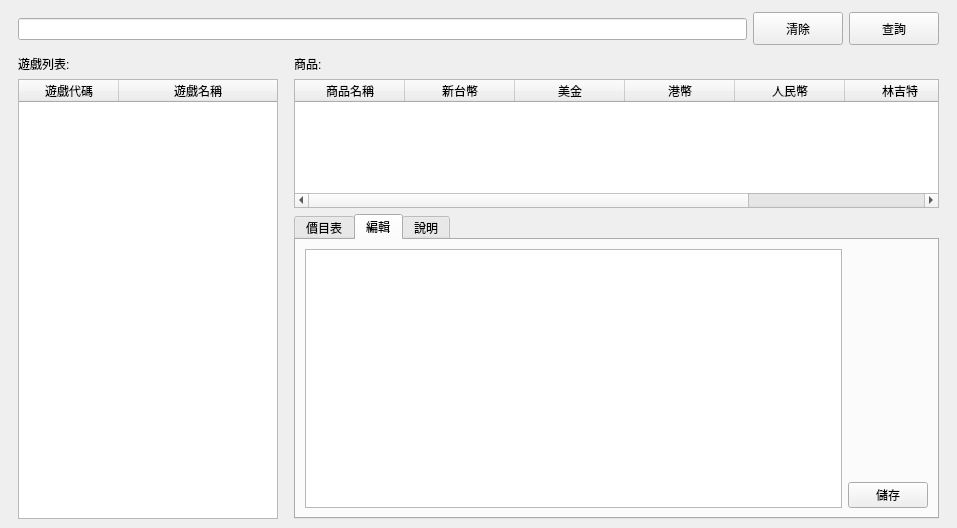
<?xml version="1.0" encoding="UTF-8"?>
<ui version="4.0">
 <class>LayerCostTable</class>
 <widget class="QWidget" name="LayerCostTable">
  <property name="geometry">
   <rect>
    <x>0</x>
    <y>0</y>
    <width>957</width>
    <height>528</height>
   </rect>
  </property>
  <property name="windowTitle">
   <string>Form</string>
  </property>
  <layout class="QGridLayout" name="gridLayout">
   <property name="leftMargin">
    <number>0</number>
   </property>
   <property name="topMargin">
    <number>0</number>
   </property>
   <property name="rightMargin">
    <number>0</number>
   </property>
   <property name="bottomMargin">
    <number>0</number>
   </property>
   <property name="spacing">
    <number>0</number>
   </property>
   <item row="0" column="0">
    <widget class="QWidget" name="wBg" native="true">
     <layout class="QVBoxLayout" name="verticalLayout">
      <item>
       <widget class="QWidget" name="widget" native="true">
        <property name="minimumSize">
         <size>
          <width>0</width>
          <height>40</height>
         </size>
        </property>
        <property name="maximumSize">
         <size>
          <width>16777215</width>
          <height>60</height>
         </size>
        </property>
        <property name="styleSheet">
         <string notr="true"/>
        </property>
        <layout class="QHBoxLayout" name="horizontalLayout">
         <property name="topMargin">
          <number>0</number>
         </property>
         <property name="bottomMargin">
          <number>0</number>
         </property>
         <item>
          <widget class="QLineEdit" name="txSearch">
           <property name="maximumSize">
            <size>
             <width>16777215</width>
             <height>16777215</height>
            </size>
           </property>
           <property name="styleSheet">
            <string notr="true">font: 18px &quot;Microsoft JhengHei UI&quot;;</string>
           </property>
          </widget>
         </item>
         <item>
          <widget class="QPushButton" name="btnClear">
           <property name="minimumSize">
            <size>
             <width>90</width>
             <height>33</height>
            </size>
           </property>
           <property name="text">
            <string>清除</string>
           </property>
          </widget>
         </item>
         <item>
          <widget class="QPushButton" name="btnSearch">
           <property name="minimumSize">
            <size>
             <width>90</width>
             <height>33</height>
            </size>
           </property>
           <property name="text">
            <string>查詢</string>
           </property>
          </widget>
         </item>
        </layout>
       </widget>
      </item>
      <item>
       <widget class="QWidget" name="wBody" native="true">
        <property name="sizePolicy">
         <sizepolicy hsizetype="Preferred" vsizetype="Expanding">
          <horstretch>0</horstretch>
          <verstretch>0</verstretch>
         </sizepolicy>
        </property>
        <layout class="QGridLayout" name="gridLayout_3" rowstretch="1,0,0" columnstretch="1,1">
         <property name="leftMargin">
          <number>0</number>
         </property>
         <property name="topMargin">
          <number>0</number>
         </property>
         <property name="rightMargin">
          <number>0</number>
         </property>
         <property name="bottomMargin">
          <number>0</number>
         </property>
         <property name="spacing">
          <number>0</number>
         </property>
         <item row="0" column="0" rowspan="3" colspan="2">
          <widget class="QWidget" name="widget_4" native="true">
           <property name="minimumSize">
            <size>
             <width>200</width>
             <height>200</height>
            </size>
           </property>
           <layout class="QGridLayout" name="gridLayout_4" rowstretch="1,2" columnstretch="1,2">
            <property name="topMargin">
             <number>0</number>
            </property>
            <property name="bottomMargin">
             <number>0</number>
            </property>
            <item row="0" column="0" rowspan="2">
             <widget class="QWidget" name="widget_2" native="true">
              <property name="minimumSize">
               <size>
                <width>260</width>
                <height>100</height>
               </size>
              </property>
              <property name="maximumSize">
               <size>
                <width>270</width>
                <height>16777215</height>
               </size>
              </property>
              <layout class="QVBoxLayout" name="verticalLayout_2">
               <property name="leftMargin">
                <number>0</number>
               </property>
               <property name="topMargin">
                <number>0</number>
               </property>
               <property name="rightMargin">
                <number>0</number>
               </property>
               <property name="bottomMargin">
                <number>0</number>
               </property>
               <item>
                <widget class="QLabel" name="label_4">
                 <property name="text">
                  <string>遊戲列表:</string>
                 </property>
                </widget>
               </item>
               <item>
                <widget class="QTableWidget" name="tbGame">
                 <property name="maximumSize">
                  <size>
                   <width>260</width>
                   <height>16777215</height>
                  </size>
                 </property>
                 <property name="editTriggers">
                  <set>QAbstractItemView::NoEditTriggers</set>
                 </property>
                 <property name="selectionBehavior">
                  <enum>QAbstractItemView::SelectRows</enum>
                 </property>
                 <attribute name="horizontalHeaderStretchLastSection">
                  <bool>true</bool>
                 </attribute>
                 <attribute name="verticalHeaderVisible">
                  <bool>false</bool>
                 </attribute>
                 <column>
                  <property name="text">
                   <string>遊戲代碼</string>
                  </property>
                 </column>
                 <column>
                  <property name="text">
                   <string>遊戲名稱</string>
                  </property>
                 </column>
                </widget>
               </item>
              </layout>
             </widget>
            </item>
            <item row="1" column="1">
             <widget class="QWidget" name="widget_5" native="true">
              <property name="minimumSize">
               <size>
                <width>200</width>
                <height>200</height>
               </size>
              </property>
              <layout class="QGridLayout" name="gridLayout_5" columnstretch="1">
               <property name="leftMargin">
                <number>0</number>
               </property>
               <property name="topMargin">
                <number>0</number>
               </property>
               <property name="rightMargin">
                <number>0</number>
               </property>
               <property name="bottomMargin">
                <number>0</number>
               </property>
               <item row="0" column="0" rowspan="2">
                <widget class="QTabWidget" name="tabWidget">
                 <property name="currentIndex">
                  <number>1</number>
                 </property>
                 <widget class="QWidget" name="page0">
                  <attribute name="title">
                   <string>價目表</string>
                  </attribute>
                  <layout class="QGridLayout" name="gridLayout_8">
                   <item row="1" column="1">
                    <widget class="QPushButton" name="btnCopy">
                     <property name="minimumSize">
                      <size>
                       <width>100</width>
                       <height>33</height>
                      </size>
                     </property>
                     <property name="maximumSize">
                      <size>
                       <width>100</width>
                       <height>33</height>
                      </size>
                     </property>
                     <property name="text">
                      <string>複製文字</string>
                     </property>
                    </widget>
                   </item>
                   <item row="0" column="1">
                    <spacer name="verticalSpacer_2">
                     <property name="orientation">
                      <enum>Qt::Vertical</enum>
                     </property>
                     <property name="sizeHint" stdset="0">
                      <size>
                       <width>20</width>
                       <height>40</height>
                      </size>
                     </property>
                    </spacer>
                   </item>
                   <item row="0" column="0" rowspan="2">
                    <widget class="QPlainTextEdit" name="txt"/>
                   </item>
                  </layout>
                 </widget>
                 <widget class="QWidget" name="page1">
                  <attribute name="title">
                   <string>編輯</string>
                  </attribute>
                  <layout class="QGridLayout" name="gridLayout_6">
                   <item row="1" column="1">
                    <widget class="QPushButton" name="btnSaveText">
                     <property name="text">
                      <string>儲存</string>
                     </property>
                    </widget>
                   </item>
                   <item row="0" column="1">
                    <spacer name="verticalSpacer">
                     <property name="orientation">
                      <enum>Qt::Vertical</enum>
                     </property>
                     <property name="sizeHint" stdset="0">
                      <size>
                       <width>20</width>
                       <height>40</height>
                      </size>
                     </property>
                    </spacer>
                   </item>
                   <item row="0" column="0" rowspan="2">
                    <widget class="QTextEdit" name="txEdit">
                     <property name="placeholderText">
                      <string/>
                     </property>
                    </widget>
                   </item>
                  </layout>
                 </widget>
                 <widget class="QWidget" name="page2">
                  <attribute name="title">
                   <string>說明</string>
                  </attribute>
                  <layout class="QGridLayout" name="gridLayout_7">
                   <item row="0" column="0">
                    <widget class="QLabel" name="label_2">
                     <property name="text">
                      <string>%表示聯動資料代號，
 例如:
  %Item1  為商品1的名稱  
  %USD1 為商品1的美金售價 
 其它
 %User 為複製文字的人 
 %Time 複製時的時間      </string>
                     </property>
                     <property name="alignment">
                      <set>Qt::AlignLeading|Qt::AlignLeft|Qt::AlignTop</set>
                     </property>
                    </widget>
                   </item>
                  </layout>
                 </widget>
                </widget>
               </item>
              </layout>
             </widget>
            </item>
            <item row="0" column="1">
             <widget class="QWidget" name="widget_3" native="true">
              <property name="minimumSize">
               <size>
                <width>0</width>
                <height>100</height>
               </size>
              </property>
              <layout class="QVBoxLayout" name="verticalLayout_3">
               <property name="leftMargin">
                <number>0</number>
               </property>
               <property name="topMargin">
                <number>0</number>
               </property>
               <property name="rightMargin">
                <number>0</number>
               </property>
               <property name="bottomMargin">
                <number>0</number>
               </property>
               <item>
                <widget class="QLabel" name="label">
                 <property name="text">
                  <string>商品: </string>
                 </property>
                </widget>
               </item>
               <item>
                <widget class="QTableWidget" name="tbGameItem">
                 <property name="focusPolicy">
                  <enum>Qt::NoFocus</enum>
                 </property>
                 <property name="editTriggers">
                  <set>QAbstractItemView::NoEditTriggers</set>
                 </property>
                 <attribute name="horizontalHeaderDefaultSectionSize">
                  <number>110</number>
                 </attribute>
                 <column>
                  <property name="text">
                   <string>商品名稱</string>
                  </property>
                 </column>
                 <column>
                  <property name="text">
                   <string>新台幣</string>
                  </property>
                 </column>
                 <column>
                  <property name="text">
                   <string>美金</string>
                  </property>
                 </column>
                 <column>
                  <property name="text">
                   <string>港幣</string>
                  </property>
                 </column>
                 <column>
                  <property name="text">
                   <string>人民幣</string>
                  </property>
                 </column>
                 <column>
                  <property name="text">
                   <string>林吉特</string>
                  </property>
                 </column>
                 <column>
                  <property name="text">
                   <string>新加坡元</string>
                  </property>
                 </column>
                </widget>
               </item>
              </layout>
             </widget>
            </item>
           </layout>
          </widget>
         </item>
        </layout>
       </widget>
      </item>
     </layout>
    </widget>
   </item>
  </layout>
 </widget>
 <resources/>
 <connections/>
</ui>
